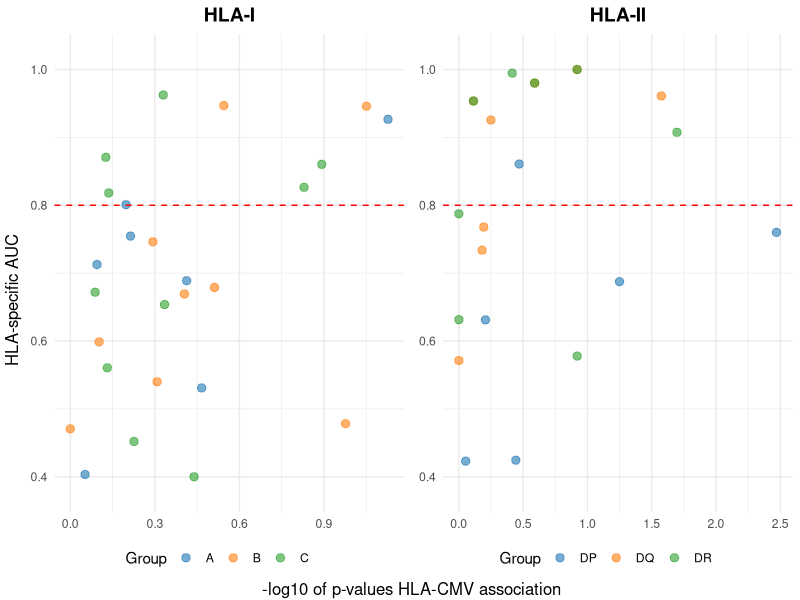
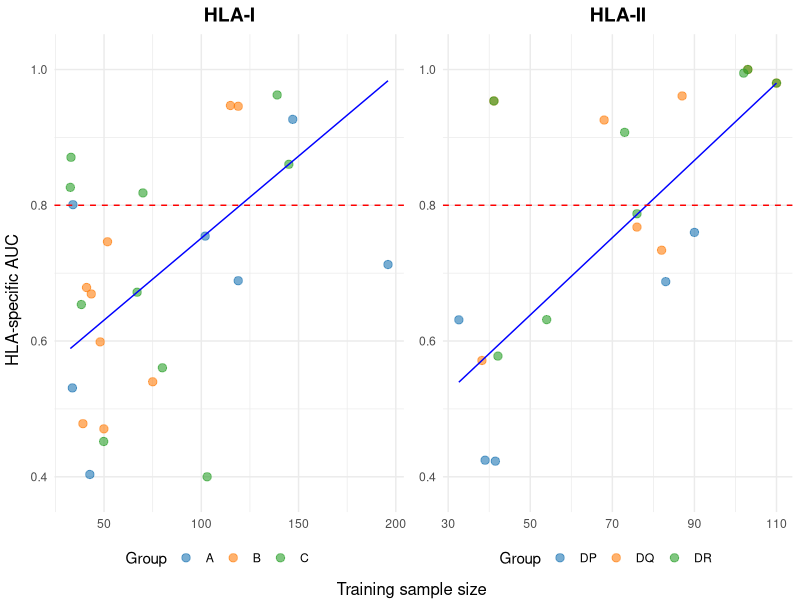

R code for these plots, in order:
library(ggplot2)
library(dplyr)
library(ggrepel)
library(gridExtra)
library(grid)
library(quantreg)
library(readxl)


get_legend <- function(my_plot) {
  tmp <- ggplot_gtable(ggplot_build(my_plot))
  leg <- which(sapply(tmp$grobs, function(x) x$name) == "guide-box")
  legend <- tmp$grobs[[leg]]
  return(legend)
}

df1 = read_excel("../../codes/result_tables/Table_S1.xlsx", sheet = "HLA I")
df2 = read_excel("../../codes/result_tables/Table_S1.xlsx", sheet = "HLA II")

baseline = 0.9163461538461538
colors_ <- c("#1f77b4", "#ff7f0e", "#2ca02c")

# load the HLA-CMV pvalues
df_hla_i_res = read.csv("../../codes/HLA_CMV_association/results/HLA_I_CMV_asso_res.csv", 
                        header=TRUE)
df_hla_ii_res = read.csv("../../codes/HLA_CMV_association/results/HLA_II_CMV_asso_res.csv", 
                         header=TRUE)

df_hla_names = read.csv("../../codes/intermediate_files/complete_HLA_rownames.csv",
                        header=TRUE)
hla_names = df_hla_names$HLA_name

df_hla_i_res$HLA_name = hla_names[df_hla_i_res$HLA_I_index] 
df_hla_ii_res$HLA_name = hla_names[df_hla_ii_res$HLA_II_index] 

df_hla_i_res_matched = df_hla_i_res[match(df1$HLA, df_hla_i_res$HLA_name), ]
df_hla_ii_res_matched = df_hla_ii_res[match(df2$HLA, df_hla_ii_res$HLA_name), ]

table(df1$HLA==df_hla_i_res_matched$HLA_name, useNA="ifany")
table(df2$HLA==df_hla_ii_res_matched$HLA_name, useNA="ifany")

df1$HLA_CMV_asso_pval = df_hla_i_res_matched$pvalue
df2$HLA_CMV_asso_pval = df_hla_ii_res_matched$pvalue

########################
# Specific-AUC v.s. pval
########################

p1 = ggplot(df1, aes(x = -log10(HLA_CMV_asso_pval) , y = specific_AUC, color = HLA_group, label = HLA_name)) +
  geom_point(alpha = 0.6, size = 2.5) +
  geom_hline(yintercept = 0.8, linetype = "dashed", color = "red") +
  scale_color_manual(values = colors_) +  # Specify the custom color palette+
  scale_size_continuous(range = c(3, 10)) +  # Adjust the range of point sizes as needed
  ylim(0.38, 1.02) +
  theme_minimal()+
  labs(x = "-log10 of p-values HLA-CMV association ", y = "Specific AUC", title = "HLA-I", color = "Group") +
  theme(plot.title = element_text(hjust = 0.5, size = 14, face="bold"),
        axis.title.x = element_blank(),
        axis.title.y = element_blank(),
        legend.position = "bottom",
        legend.box = "horizontal") +
  guides(color = guide_legend(nrow = 1), 
         size = guide_legend(nrow = 1))


p2 = ggplot(df2, aes(x = -log10(HLA_CMV_asso_pval) , y = specific_AUC, color = HLA_group, label = HLA_name)) +
  geom_point(alpha = 0.6, size = 2.5) +
  geom_hline(yintercept = 0.8,linetype = "dashed", color = "red") +
  scale_color_manual(values = colors_) +  # Specify the custom color palette+
  scale_size_continuous(range = c(3, 10)) +  # Adjust the range of point sizes as needed
  ylim(0.38, 1.02) +
  theme_minimal()+
  labs(x = "-log10 of p-values HLA-CMV association ", y = "Specific AUC", title = "HLA-II", color="Group") +
  theme(plot.title = element_text(hjust = 0.5, size = 14, face="bold"),
        axis.title.x = element_blank(),
        axis.title.y = element_blank(),
        legend.position = "bottom",
        legend.box = "horizontal") +
  guides(color = guide_legend(nrow = 1), 
         size = guide_legend(nrow = 1))

legend1 <- get_legend(p1)
legend2 <- get_legend(p2)

p1 <- p1 + theme(legend.position = "none")
p2 <- p2 + theme(legend.position = "none")

pdf("figure4_panels/Fig4A.pdf", width = 4.8, height = 3.2)
grid.arrange(
  arrangeGrob(
    p1, p2,
    legend1,legend2,
    nrow=2,
    heights = c(56, 4)  # Adjust heights to allocate space for the legend
    #top = textGrob("HLA-I HLA-II Plots", gp = gpar(fontsize = 14, fontface = "bold"))
  ),
  bottom = textGrob("-log10 of p-values HLA-CMV association", gp = gpar(fontsize = 12)),
  left = textGrob("HLA-specific AUC", rot = 90, gp = gpar(fontsize = 12))
)
dev.off()

#######################
### regression plot ###
#######################

# remove an outlier
df2 = df2 %>% filter(specific_training_size < 200) 
HLAI_fit <- rq(specific_AUC ~ specific_training_size, data = df1, tau = 0.5)
HLAII_fit = rq(specific_AUC ~ specific_training_size, data = df2, tau = 0.5)
df1$regression_pred = predict(HLAI_fit)
df2$regression_pred = predict(HLAII_fit)


reg1 = ggplot(df1, aes(x = specific_training_size, y = specific_AUC, color = HLA_group)) +
  geom_point(size=2.5, alpha = 0.6, show.legend = T) +
  geom_line(aes(y = regression_pred), color = "blue") + # Fitted quantile regression line
  geom_hline(yintercept = 0.80,linetype = "dashed", color = "red") +
  scale_color_manual(name = "Group", values = colors_) +
  ylim(0.38, 1.02) +
  theme_minimal()+
  theme(axis.title.x = element_blank(),
        axis.title.y = element_blank(),
        legend.position = "bottom",
        legend.box = "horizontal",
        legend.spacing.y = unit(0.01, "mm") ) +
  guides(color = guide_legend(nrow = 1), 
         size = guide_legend(nrow = 1))


reg2 = ggplot(df2, aes(x = specific_training_size, y = specific_AUC, color = HLA_group)) +
  geom_point(size=2.5, alpha = 0.6, show.legend = T) +
  geom_line(aes(y = regression_pred), color = "blue") + # Fitted quantile regression line
  geom_hline(yintercept = 0.8,linetype = "dashed", color = "red") +
  scale_color_manual(name = "Group", values = colors_) +
  ylim(0.38, 1.02) +
  theme_minimal()+
  theme(axis.title.x = element_blank(),
        axis.title.y = element_blank(),
        legend.position = "bottom",
        legend.box = "vertical",
        legend.spacing.y = unit(0.01, "mm") ) +
  guides(color = guide_legend(nrow = 1), 
         size = guide_legend(nrow = 1))


legend1 <- get_legend(reg1)
legend2 <- get_legend(reg2)

reg1 <- reg1 + ggtitle("HLA-I") +  theme(legend.position = "none", plot.title = element_text(size=14, face="bold", hjust = 0.5)) 
reg2 <- reg2 +  ggtitle("HLA-II") + theme(legend.position = "none", plot.title = element_text(size=14, face="bold", hjust = 0.5)) 

pdf("figure4_panels/Fig4B.pdf", width = 4.8, height = 3.2)
grid.arrange(
  arrangeGrob(
    reg1, reg2,
    legend1,legend2,
    nrow=2,
    heights = c(56, 4) # Adjust heights to allocate space for the legend
  ),
  bottom = textGrob("Training sample size", gp = gpar(fontsize = 12)),
  left = textGrob("HLA-specific AUC", rot = 90, gp = gpar(fontsize = 12))
)
dev.off()


sessionInfo()
q(save = "no")


